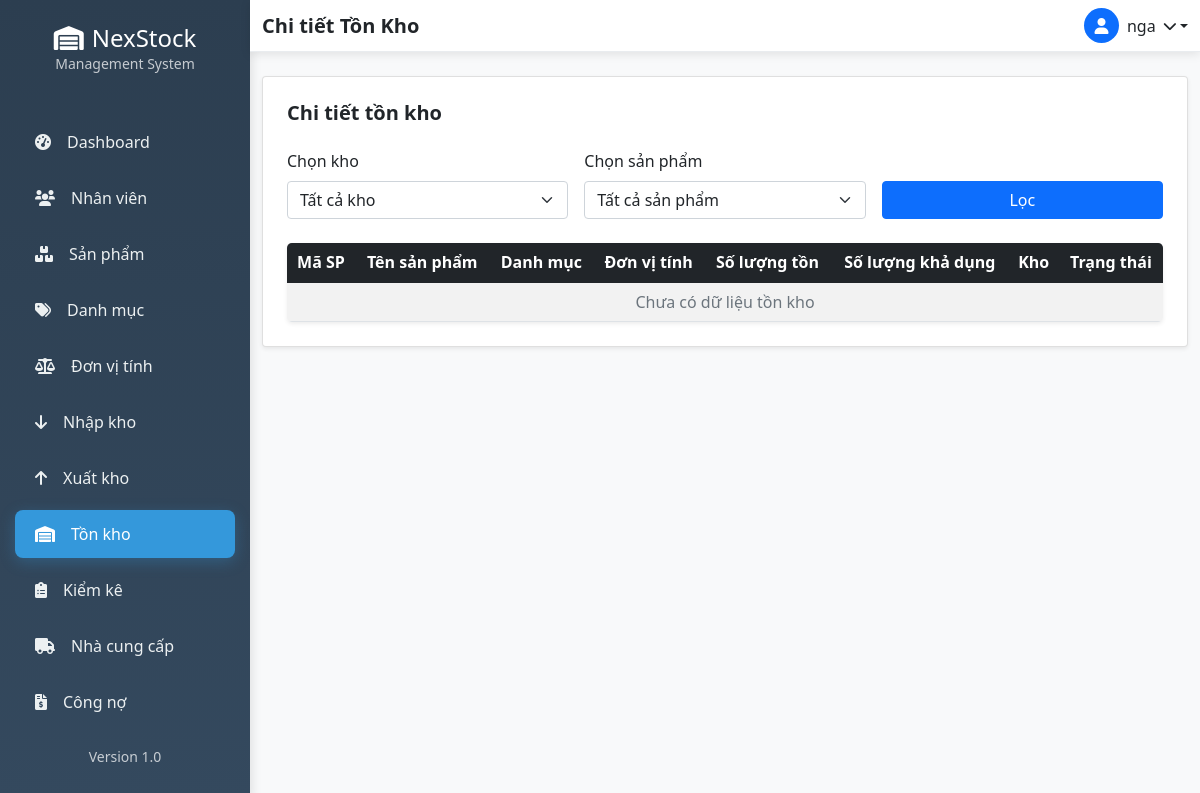
The page /kho/kho/1/ton-kho/ (signed in) on the database as committed earlier.
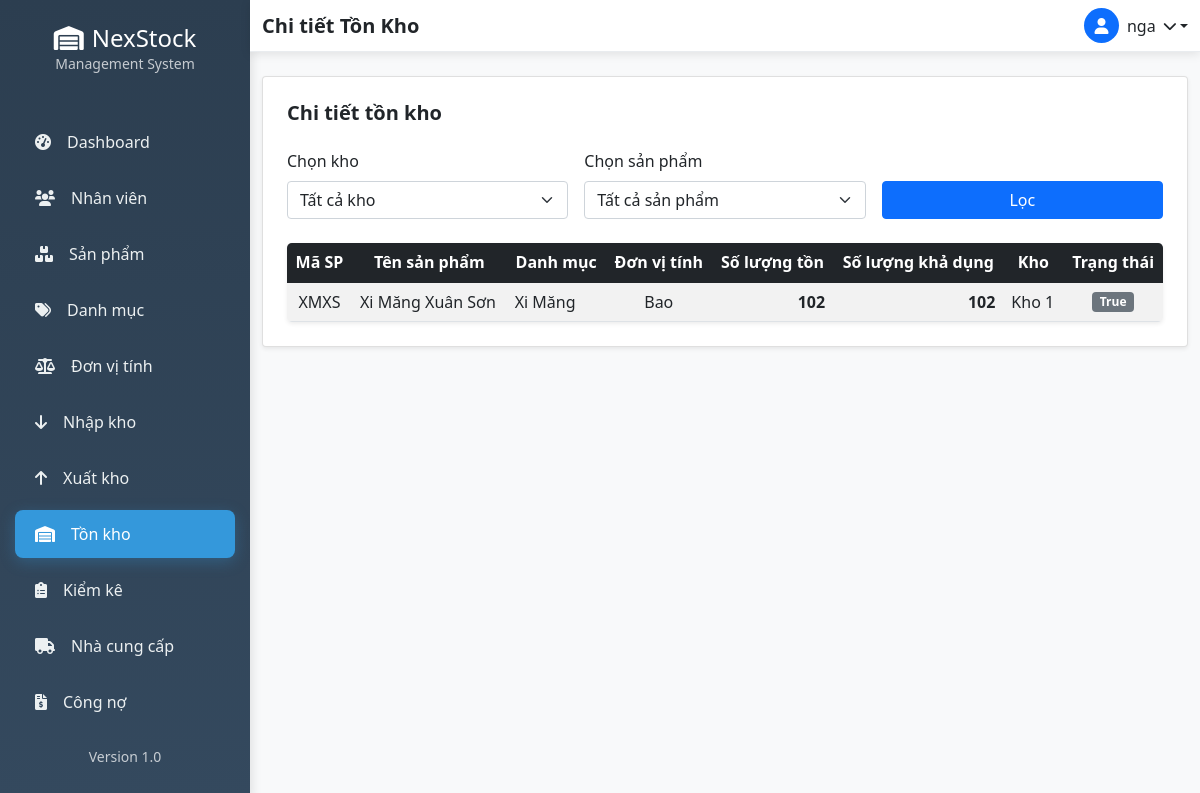
The same page on the database as committed later.
### inventory/models.py (models this page shows, shortened)
class TonKho(models.Model):
    kho = models.ForeignKey(Kho, on_delete=models.CASCADE, verbose_name="Kho")
    san_pham = models.ForeignKey('products.SanPham', on_delete=models.CASCADE, verbose_name="Sản phẩm")
    so_luong_ton = models.IntegerField(default=0, verbose_name="Số lượng tồn")
    so_luong_kha_dung = models.IntegerField(default=0, verbose_name="Số lượng khả dụng")
    ngay_cap_nhat = models.DateTimeField(auto_now=True)
    class Meta:
        verbose_name = "Tồn kho"
        verbose_name_plural = "Tồn kho"
        unique_together = ['kho', 'san_pham']

class Kho(models.Model):
    TRANG_THAI_CHOICES = [
        ('dang_hoat_dong', 'Đang hoạt động'),
        ('ngung_hoat_dong', 'Ngừng hoạt động'),
        ('bao_tri', 'Bảo trì'),
    ]
    ma_kho = models.CharField(max_length=20, unique=True, verbose_name="Mã kho")
    ten_kho = models.CharField(max_length=100, verbose_name="Tên kho")
    dia_chi = models.TextField(verbose_name="Địa chỉ")
    nguoi_quan_ly = models.ForeignKey(
        settings.AUTH_USER_MODEL,
        on_delete=models.SET_NULL,
        null=True,
        blank=True,
        verbose_name="Người quản lý"
    )
    dien_thoai = models.CharField(max_length=15, blank=True, verbose_name="Điện thoại")
    trang_thai = models.CharField(
        max_length=20,
        choices=TRANG_THAI_CHOICES,
        default='dang_hoat_dong',
        verbose_name="Trạng thái"
    )
    ghi_chu = models.TextField(blank=True, verbose_name="Ghi chú")
    ngay_tao = models.DateTimeField(auto_now_add=True)
    ngay_cap_nhat = models.DateTimeField(auto_now=True)
    class Meta:
        verbose_name = "Kho"
        verbose_name_plural = "Kho"

### products/models.py (models this page shows, shortened)
class SanPham(models.Model):
    danh_muc = models.ForeignKey(DanhMucSanPham, on_delete=models.CASCADE)
    don_vi_tinh = models.ForeignKey(DonViTinh, on_delete=models.CASCADE)
    ma_san_pham = models.CharField(max_length=50, unique=True)
    ten_san_pham = models.CharField(max_length=200)
    mo_ta = models.TextField(blank=True, null=True)
    gia_nhap = models.DecimalField(max_digits=15, decimal_places=2)
    gia_ban = models.DecimalField(max_digits=15, decimal_places=2)
    trang_thai = models.BooleanField(default=True)
    ngay_tao = models.DateTimeField(auto_now_add=True)
    class Meta:
        verbose_name = "Sản phẩm"
        verbose_name_plural = "Sản phẩm"

class DanhMucSanPham(models.Model):
    ten_danh_muc = models.CharField(max_length=100)
    mo_ta = models.TextField(blank=True, null=True)
    trang_thai = models.BooleanField(default=True)
    ngay_tao = models.DateTimeField(auto_now_add=True)
    class Meta:
        verbose_name = "Danh mục sản phẩm"
        verbose_name_plural = "Danh mục sản phẩm"

class DonViTinh(models.Model):
    ten_don_vi = models.CharField(max_length=50)
    mo_ta = models.TextField(blank=True, null=True)
    trang_thai = models.BooleanField(default=True)
    class Meta:
        verbose_name = "Đơn vị tính"
        verbose_name_plural = "Đơn vị tính"

### inventory/views.py (the view)
# urls.py: path('kho/<int:kho_id>/ton-kho/', views.chi_tiet_ton_kho, name='chi_tiet_ton_kho'),
@login_required
def chi_tiet_ton_kho(request, kho_id=None):
    danh_sach_kho = Kho.objects.filter(trang_thai='dang_hoat_dong')
    danh_sach_san_pham = SanPham.objects.all()
    san_pham_id = request.GET.get('san_pham')
    ton_kho = TonKho.objects.all()
    if kho_id:
        ton_kho = ton_kho.filter(kho_id=kho_id)
    if san_pham_id:
        ton_kho = ton_kho.filter(san_pham_id=san_pham_id)
    context = {
        'danh_sach_kho': danh_sach_kho,
        'danh_sach_san_pham': danh_sach_san_pham,
        'ton_kho': ton_kho,
        'selected_kho': kho_id,
        'selected_san_pham': san_pham_id,
    }
    return render(request, 'inventory/chi_tiet_ton_kho.html', context)

### templates/inventory/chi_tiet_ton_kho.html (shortened to what this page needs)
{% extends 'base.html' %}
{% block page_title %}Chi tiết Tồn Kho{% endblock %}
{% block content %}
<div class="card shadow-sm rounded-4 p-4">
    <h5 class="card-title mb-4 fw-bold">Chi tiết tồn kho</h5>
    <form method="get" class="row g-3 mb-4">
        <div class="col-md-4">
            <label for="kho" class="form-label fw-semibold">Chọn kho</label>
            <select id="kho" name="kho" class="form-select">
                <option value="">Tất cả kho</option>
            </select>
        </div>
        <div class="col-md-4">
            <label for="san_pham" class="form-label fw-semibold">Chọn sản phẩm</label>
            <select id="san_pham" name="san_pham" class="form-select">
                <option value="">Tất cả sản phẩm</option>
            </select>
        </div>
        <div class="col-md-4 d-flex align-items-end">
            <button type="submit" class="btn btn-primary w-100">Lọc</button>
        </div>
    </form>
    <div class="table-responsive shadow-sm rounded-3">
        <table class="table table-striped table-hover align-middle mb-0">
            <thead class="table-dark text-center">
                <tr>
                    <th>Mã SP</th>
                    <th>Tên sản phẩm</th>
                    <th>Danh mục</th>
                    <th>Đơn vị tính</th>
                    <th>Số lượng tồn</th>
                    <th>Số lượng khả dụng</th>
                    <th>Kho</th>
                    <th>Trạng thái</th>
                </tr>
            </thead>
            <tbody>
                {% for item in ton_kho %}
                <tr>
                    <td class="text-center">{{ item.san_pham.ma_san_pham }}</td>
                    <td>{{ item.san_pham.ten_san_pham }}</td>
                    <td>{{ item.san_pham.danh_muc.ten_danh_muc }}</td>
                    <td class="text-center">{{ item.san_pham.don_vi_tinh.ten_don_vi }}</td>
                    <td class="text-end fw-bold">{{ item.so_luong_ton }}</td>
                    <td class="text-end fw-bold">{{ item.so_luong_kha_dung }}</td>
                    <td>{{ item.kho.ten_kho }}</td>
                    <td class="text-center">
                        {% if item.san_pham.trang_thai == 'Đang hoạt động' %}
                            <span class="badge bg-success">{{ item.san_pham.trang_thai }}</span>
                        {% else %}
                            <span class="badge bg-secondary">{{ item.san_pham.trang_thai }}</span>
                        {% endif %}
                    </td>
                </tr>
                {% empty %}
                <tr>
                    <td colspan="8" class="text-center text-muted">Chưa có dữ liệu tồn kho</td>
                </tr>
                {% endfor %}
            </tbody>
        </table>
    </div>
</div>
{% endblock %}

Rows that differ between the two databases and show on the page:
added TonKho: san_pham.ma_san_pham "XMXS", san_pham.ten_san_pham "Xi Măng Xuân Sơn", san_pham.danh_muc.ten_danh_muc "Xi Măng", san_pham.don_vi_tinh.ten_don_vi "Bao", so_luong_ton "102", so_luong_kha_dung "102", kho.ten_kho "Kho 1", san_pham.trang_thai "True"
Other text that changed with them:
text no longer shown: "Chưa có dữ liệu tồn kho"
